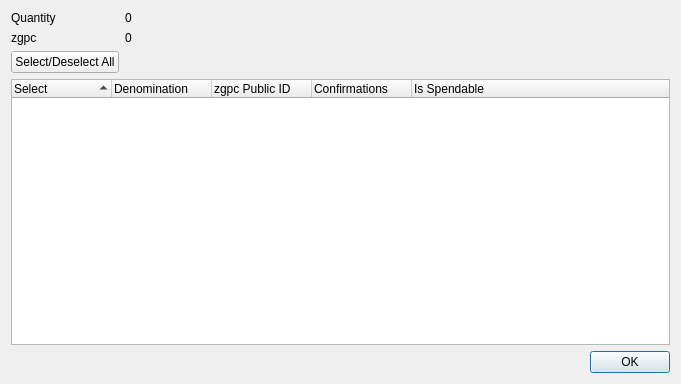
<?xml version="1.0" encoding="UTF-8"?>
<ui version="4.0">
 <class>ZGreenPayCoinControlDialog</class>
 <widget class="QDialog" name="ZGreenPayCoinControlDialog">
  <property name="geometry">
   <rect>
    <x>0</x>
    <y>0</y>
    <width>681</width>
    <height>384</height>
   </rect>
  </property>
  <property name="minimumSize">
   <size>
    <width>681</width>
    <height>384</height>
   </size>
  </property>
  <property name="windowTitle">
   <string>Select zgpc to Spend</string>
  </property>
  <layout class="QGridLayout" name="gridLayout">
   <item row="0" column="0">
    <layout class="QFormLayout" name="formLayout">
     <property name="sizeConstraint">
      <enum>QLayout::SetDefaultConstraint</enum>
     </property>
     <item row="0" column="0">
      <widget class="QLabel" name="labelQuantity">
       <property name="text">
        <string>Quantity</string>
       </property>
      </widget>
     </item>
     <item row="0" column="1">
      <widget class="QLabel" name="labelQuantity_int">
       <property name="text">
        <string>0</string>
       </property>
      </widget>
     </item>
     <item row="1" column="0">
      <widget class="QLabel" name="labelZGreenPayCoin">
       <property name="text">
        <string>zgpc</string>
       </property>
      </widget>
     </item>
     <item row="1" column="1">
      <widget class="QLabel" name="labelZGreenPayCoin_int">
       <property name="text">
        <string>0</string>
       </property>
      </widget>
     </item>
     <item row="2" column="0">
      <widget class="QPushButton" name="pushButtonAll">
       <property name="text">
        <string>Select/Deselect All</string>
       </property>
      </widget>
     </item>
    </layout>
   </item>
   <item row="1" column="0">
    <layout class="QVBoxLayout" name="verticalLayout">
     <item>
      <widget class="QTreeWidget" name="treeWidget">
       <property name="minimumSize">
        <size>
         <width>0</width>
         <height>250</height>
        </size>
       </property>
       <property name="alternatingRowColors">
        <bool>true</bool>
       </property>
       <property name="sortingEnabled">
        <bool>true</bool>
       </property>
       <property name="columnCount">
        <number>5</number>
       </property>
       <attribute name="headerDefaultSectionSize">
        <number>100</number>
       </attribute>
       <column>
        <property name="text">
         <string notr="true">Select</string>
        </property>
       </column>
       <column>
        <property name="text">
         <string notr="true">Denomination</string>
        </property>
       </column>
       <column>
        <property name="text">
         <string notr="true">zgpc Public ID</string>
        </property>
       </column>
       <column>
        <property name="text">
         <string notr="true">Confirmations</string>
        </property>
       </column>
       <column>
        <property name="text">
         <string>Is Spendable</string>
        </property>
       </column>
      </widget>
     </item>
     <item>
      <widget class="QDialogButtonBox" name="buttonBox">
       <property name="orientation">
        <enum>Qt::Horizontal</enum>
       </property>
       <property name="standardButtons">
        <set>QDialogButtonBox::Ok</set>
       </property>
      </widget>
     </item>
    </layout>
   </item>
  </layout>
 </widget>
 <resources/>
 <connections>
  <connection>
   <sender>buttonBox</sender>
   <signal>accepted()</signal>
   <receiver>ZGreenPayCoinControlDialog</receiver>
   <slot>accept()</slot>
   <hints>
    <hint type="sourcelabel">
     <x>248</x>
     <y>254</y>
    </hint>
    <hint type="destinationlabel">
     <x>157</x>
     <y>274</y>
    </hint>
   </hints>
  </connection>
  <connection>
   <sender>buttonBox</sender>
   <signal>rejected()</signal>
   <receiver>ZGreenPayCoinControlDialog</receiver>
   <slot>reject()</slot>
   <hints>
    <hint type="sourcelabel">
     <x>316</x>
     <y>260</y>
    </hint>
    <hint type="destinationlabel">
     <x>286</x>
     <y>274</y>
    </hint>
   </hints>
  </connection>
 </connections>
</ui>
